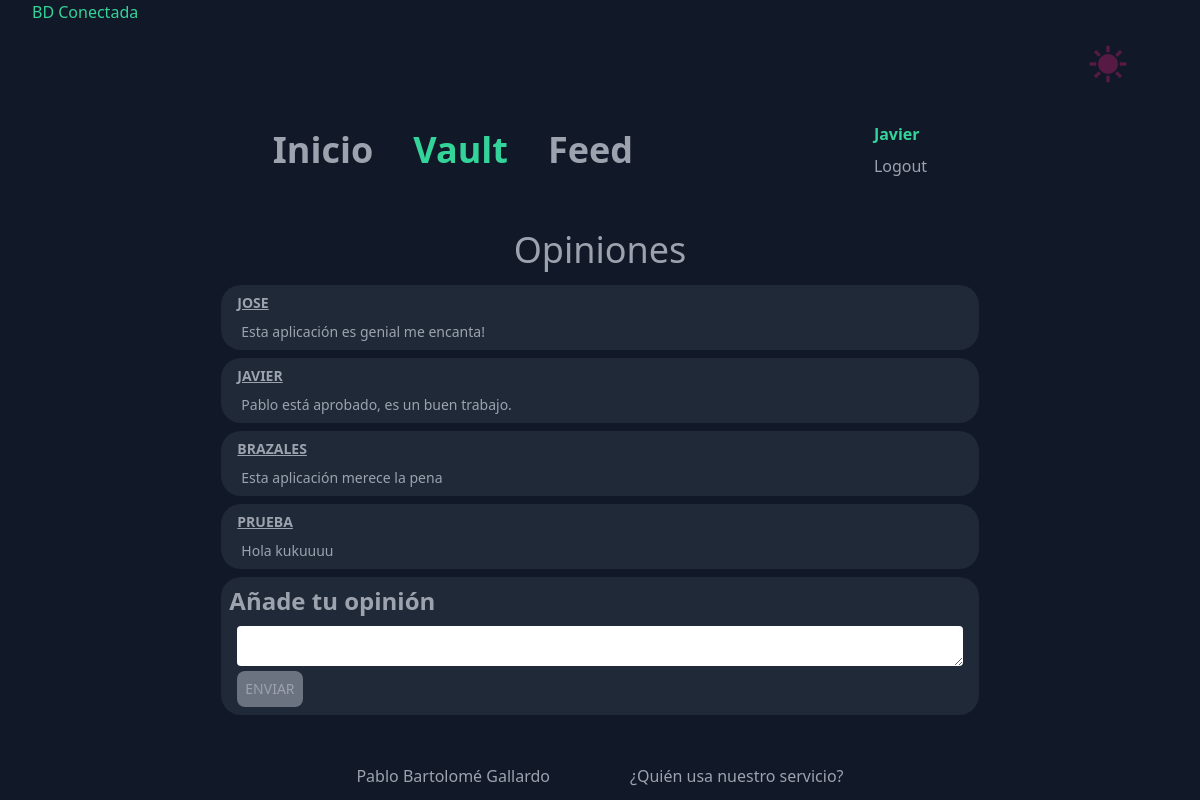
/feed.php (signed in), run on the app's committed database.
### tables this page shows
CREATE TABLE `mensajes` (
  `idMensaje` int(11) NOT NULL,
  `idUsuario` int(11) NOT NULL,
  `mensaje` varchar(255) NOT NULL
);

CREATE TABLE `usuarios` (
  `id` int(11) NOT NULL,
  `email` varchar(50) DEFAULT NULL,
  `nombre` varchar(50) DEFAULT NULL,
  `contrasena` varchar(50) DEFAULT NULL
);

### feed.php (the view, shortened to what this page needs)
<?php
include 'layout/header.php';
?>
<h1 class="text-4xl text-gray-400 text-center">Opiniones</h1>
<div class="flex flex-col items-center justify-center">
    <div class="overflow-auto lg:overflow-visible w-2/3">
        <table class="table w-full text-gray-400 border-separate text-sm">
            <tbody>
                <?php
                $mensajes = mostrarMensajes($conexion);
                if (empty($mensajes)) {
                    echo "<p class='text-green-400'>Serás el primero en añadir un comentario!</p>";
                } else {
                    foreach ($mensajes as $mensaje) {
                        echo '
                    <tr class="flex flex-col bg-gray-800 mb-2 ' . (($_COOKIE['estilo'] == 'sol') ? 'sol' : '') . '">
                        <td class="p-2 px-4 font-bold underline">' . strtoupper(($mensaje['nombreUsuario'])) . '</td>
                        <td class="px-5 pb-2">' . ($mensaje['mensaje']) . '</td>
                    </tr>
                    ';
                    }
                }
                ?>
                <tr class="flex flex-col bg-gray-800 mb-2 <?= (($_COOKIE['estilo'] == 'sol') ? 'sol' : '') ?>">
                    <td class="p-2 font-bold text-2xl">Añade tu opinión</td>
                    <td class="px-4 pb-2">
                        <form action="" method="POST">
                            <textarea name="mensaje" class="w-full rounded"></textarea>
                            <button type="submit" name="crearcomentario" class="p-2 bg-gray-500 rounded-lg hover:text-white">ENVIAR</button>
                        </form>
                    </td>
                </tr>
            </tbody>
        </table>
    </div>
</div>
<?php include 'layout/footer.php' ?>

### layout/styles.css (style rules this page uses)
body { background-color: #111827; display: flex; flex-direction: column; min-height: 100vh; margin: 0 2rem 0 2rem; }
.table { border-spacing: 0 15px; }
.table tr { border-radius: 20px; }
h1 { color: #e1dfd1; font-size: 50px; }
tr td:nth-child(1), tr th:nth-child(1) { border-radius: 0.625rem 0 0 0.625rem; }

### data on the page
mensajes: idUsuario.nombre "JOSE", mensaje "Esta aplicación es genial me encanta!"
mensajes: idUsuario.nombre "JAVIER", mensaje "Pablo está aprobado, es un buen trabajo."
mensajes: idUsuario.nombre "BRAZALES", mensaje "Esta aplicación merece la pena"
mensajes: idUsuario.nombre "PRUEBA", mensaje "Hola kukuuuu"

### other printed values
$_SESSION['usuario'] "Javier"
